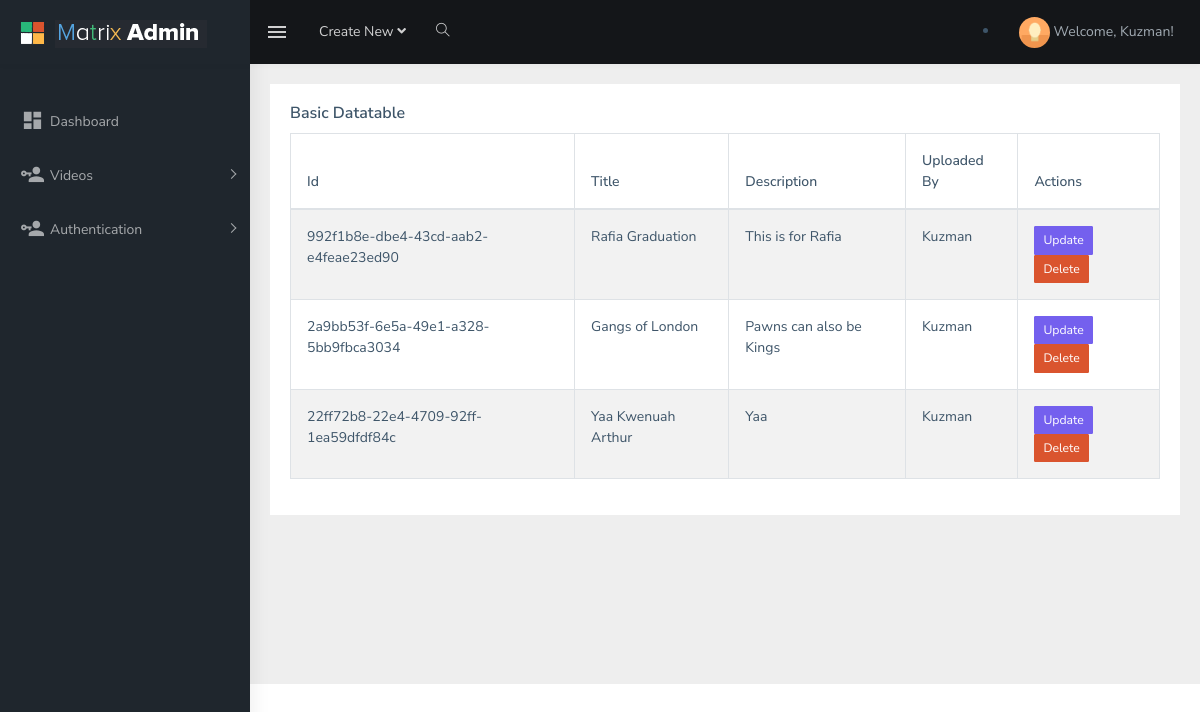
/video/table_view (signed in), run on an earlier commit of the app's database.
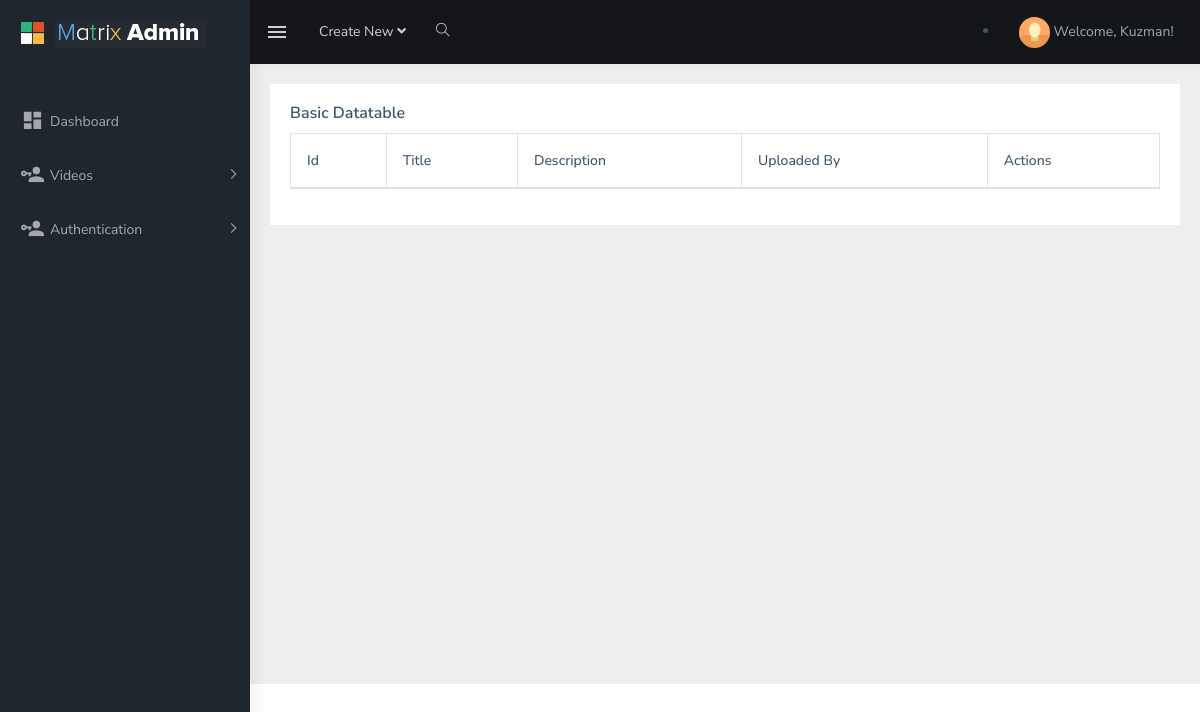
And on a later commit of the database.
### VideoApp/models.py (models this page shows, shortened)
class Video(models.Model):
    id = models.UUIDField(primary_key=True, default=uuid.uuid4, editable=False)
    title = models.CharField(max_length=100)
    description = models.TextField()
    uploaded_by = models.ForeignKey(UserProfile, on_delete=models.CASCADE)
    file = models.FileField(upload_to='media/video/')
    created_at = models.DateTimeField(auto_now_add=True)
    video_link = models.URLField()

class UserProfile(models.Model):
    user = models.OneToOneField(User, on_delete=models.CASCADE)
    email = models.EmailField(unique=True)
    verified = models.BooleanField(default=True)
    def __str__(self):  # Corrected method name to '__str__' instead of 'str'
        return self.user.username

### VideoApp/views.py (the view)
@login_required(login_url='index')
def DataTable(request):
    video = Video.objects.all()
    return render(request, 'matrix-admin/tables.html', {'video': video})

### account/auth_backend.py (called while the page is built)
    def get_user(self, user_id):
        try:
            return UserModel.objects.get(pk=user_id)
        except UserModel.DoesNotExist:
            return None

### templates/matrix-admin/tables.html (shortened to what the changed rows need)
{% load static %}
<!DOCTYPE html>
<html dir="ltr" lang="en">
<head>
    <link rel="stylesheet" type="text/css" href="{% static 'css/multicheck.css' %}">
    <link href="{% static 'css/dataTables.bootstrap4.css' %}" rel="stylesheet">
    <link href="{% static 'css/style.min.css' %}" rel="stylesheet">
</head>
<body>
    <div id="main-wrapper">
{% block contents %}
<div class="page-wrapper">
    <div class="container-fluid">
        <div class="row">
            <div class="col-12">
                <div class="card">
                    <div class="card-body">
                        <div class="table-responsive">
                            <table id="zero_config" class="table table-striped table-bordered">
                                <thead>
                                    <tr>
                                        <th>Id</th>
                                        <th>Title</th>
                                        <th>Description</th>
                                        <th>Uploaded By</th>
                                        <th>Actions</th>
                                    </tr>
                                </thead>
                                <tbody>
                                {% for v in video %}
                                    <tr>
                                        <td>{{ v.id }}</td>
                                        <td>{{ v.title }}</td>
                                        <td>{{ v.description }}</td>
                                        <td>{{ v.uploaded_by }}</td>
                                        <td>
                                            <a href="{% url 'admin_update_video' v.id %}" class="btn btn-primary btn-sm">Update</a>
                                            <a href="{% url 'admin_delete_video' v.id %}" class="btn btn-danger btn-sm" onclick="return confirm('Are you sure you want to delete this video?');">Delete</a>
                                        </td>
                                    </tr>
                                {% endfor %}
                                </tbody>
                            </table>
                        </div>
                    </div>
                </div>
            </div>
        </div>
    </div>
</div>
            {% endblock contents %}
        </div>
</body>
</html>

What changed in the data, as far as the page shows it:
removed Video: id "992f1b8e-dbe4-43cd-aab2-e4feae23ed90", title "Rafia Graduation", description "This is for Rafia", uploaded_by "Kuzman"
removed Video: id "2a9bb53f-6e5a-49e1-a328-5bb9fbca3034", title "Gangs of London", description "Pawns can also be Kings", uploaded_by "Kuzman"
removed Video: id "22ff72b8-22e4-4709-92ff-1ea59dfdf84c", title "Yaa Kwenuah Arthur", description "Yaa", uploaded_by "Kuzman"
